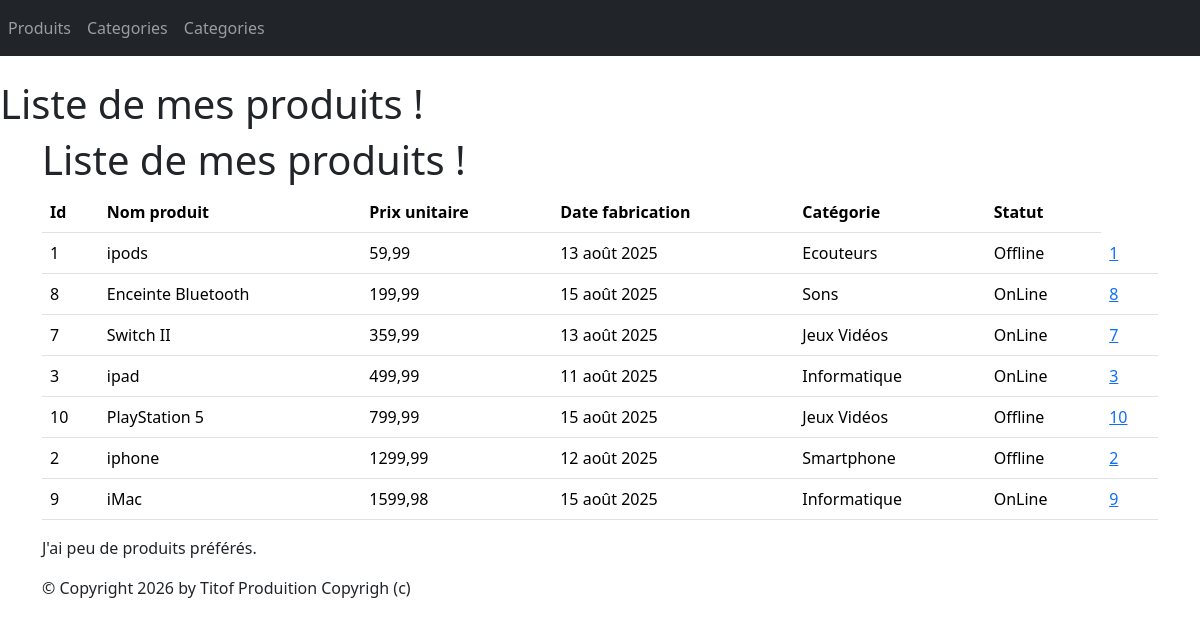
Screenshot of /monApp/produits/ with the database file from the repository.
### monApp/models.py (models this page shows, shortened)
class Produit(models.Model):
    refProd = models.AutoField(primary_key=True)
    intituleProd = models.CharField(max_length=200)
    prixUnitaireProd = models.DecimalField(max_digits=10, decimal_places=2)
    dateFabProd = models.DateField(default=date.today)
    categorie = models.ForeignKey(Categorie, on_delete=models.CASCADE, related_name="produit_categorie", null=True, blank=True)
    statut = models.ForeignKey(Statut, on_delete=models.CASCADE, related_name="produit_statut",null=True, blank=True)

class Categorie(models.Model):
    idCat = models.AutoField(primary_key=True)
    nomCat = models.CharField(max_length=100)
    def __str__(self):
        return self.nomCat

class Statut(models.Model):
    idStatut = models.AutoField(primary_key=True)
    libelleStatut = models.CharField(max_length=100)
    def __str__(self):
        return self.libelleStatut

### monApp/views.py (the view)
# urls.py: path('produits/',views.ProduitListView.as_view(),name='listProduits'),
class ProduitListView(ListView):
    model = Produit
    template_name = "monApp/list_produits.html"
    context_object_name = "produits"
    def get_queryset(self):
        return Produit.objects.order_by("prixUnitaireProd") # tri sur le prix
    def get_context_data(self, **kwargs):
        context = super(ProduitListView, self).get_context_data(**kwargs)
        context['titremenu'] = "Liste de mes produits !"
        return context

### monApp/templates/monApp/list_produits.html
{% extends 'monApp/base.html' %}
{% block menu %}
<h1>Liste de mes produits !</h1>
{% endblock %}
{% block contenu %}
    <h1>{{ titremenu }}</h1>
    <table class="table">
        <thead>
            <th>Id</th>
            <th>Nom produit</th>
            <th>Prix unitaire</th>
            <th>Date fabrication</th>
            <th>Catégorie</th>
            <th>Statut</th>
        </thead>
        <tbody>
            {% for prdt in produits %}
                <tr>
                    <td>{{ prdt.refProd }} </td>
                    <td>{{ prdt.intituleProd }} </td>
                    <td>{{ prdt.prixUnitaireProd }} </td>
                    <td>{{ prdt.dateFabProd }} </td>
                    <td>{{ prdt.categorie }} </td>
                    <td>{{ prdt.statut }} </td>
                    <td><a href="{% url 'detailProduit' prdt.refProd %}">{{ prdt.refProd }}</a></td>
                </tr>
            {% endfor %}
        </tbody>
    </table>
    <p>
        J'ai
        {% if prdts|length < 5 %}
        peu de
        {% elif prdts|length < 10 %}
        quelques
        {% else %}
        beaucoup de
        {% endif %}
        produits préférés.
    </p>
{% endblock %}

### monApp/templates/monApp/base.html (shortened to what this page needs)
<!doctype html>
{% load static %}
<html lang="fr">
<head>
{% block styles %}
<link rel="stylesheet" href="{% static 'css/styles.css' %}" />
{% load django_bootstrap5 %}
   {% bootstrap_css %}
{% endblock %}
</head>
<body>
{% block nav %}
<nav class="navbar navbar-expand-md navbar-dark bg-dark mb-4">
<div class="collapse navbar-collapse" id="navbarNav">
<ul class="navbar-nav ml-auto">
<li class="nav-item">
<a class="nav-link" href="{% url 'listProduits' %}">Produits</a>
</li>
<li class="nav-item">
<a class="nav-link" href="{% url 'ListeCategories' %}">Categories</a>
</li>
<li class="nav-item">
<a class="nav-link" href="{% url 'ListeRayons' %}">Categories</a>
</li>
</ul>
</div>
</nav >
{% block menu %}{% endblock %}
{% endblock %}
<main role="main" class="container top-pushed">
<div class="jumbotron">
{% block contenu %}
{% endblock %}
</div>
</main >
<footer class="footer">
<div class="container">
<p>&copy; Copyright {% now "Y" %} by Titof Produition Copyrigh (c)</p>
</div>
</footer>
</body>
</html>

### static/css/styles.css (style rules this page uses)
h1 { color: red ; }

### rows the page displays
Produit: refProd "1", intituleProd "ipods", prixUnitaireProd "59,99", dateFabProd "13 août 2025", categorie "Ecouteurs", statut "Offline"
Produit: refProd "8", intituleProd "Enceinte Bluetooth", prixUnitaireProd "199,99", dateFabProd "15 août 2025", categorie "Sons", statut "OnLine"
Produit: refProd "7", intituleProd "Switch II", prixUnitaireProd "359,99", dateFabProd "13 août 2025", categorie "Jeux Vidéos", statut "OnLine"
Produit: refProd "3", intituleProd "ipad", prixUnitaireProd "499,99", dateFabProd "11 août 2025", categorie "Informatique", statut "OnLine"
Produit: refProd "10", intituleProd "PlayStation 5", prixUnitaireProd "799,99", dateFabProd "15 août 2025", categorie "Jeux Vidéos", statut "Offline"
Produit: refProd "2", intituleProd "iphone", prixUnitaireProd "1299,99", dateFabProd "12 août 2025", categorie "Smartphone", statut "Offline"
Produit: refProd "9", intituleProd "iMac", prixUnitaireProd "1599,98", dateFabProd "15 août 2025", categorie "Informatique", statut "OnLine"

### other values shown
{{ titremenu }} "Liste de mes produits !"
